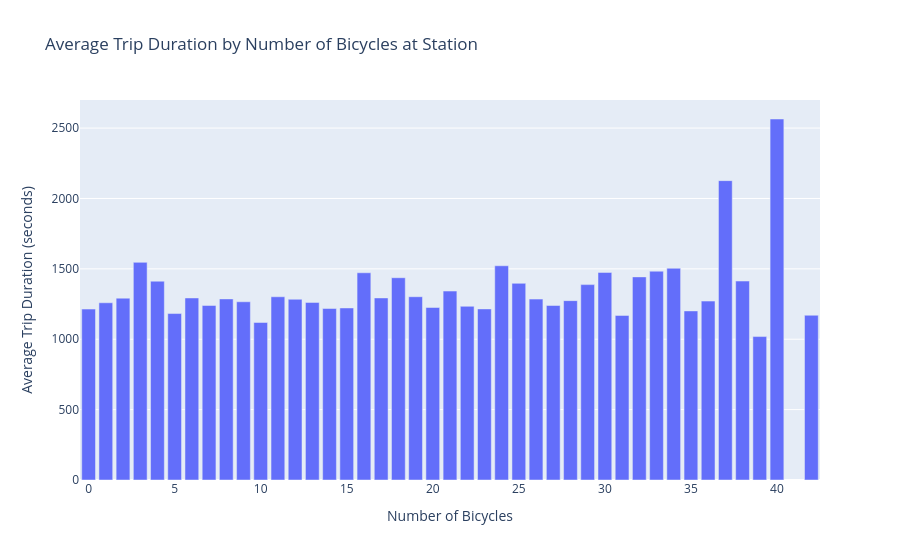

Source (notebook cell):
### Code cell
# Create the bar plot
fig = px.bar(
    avg_trip_duration_by_number_of_bicycles,
    x="bikes_count",
    y="duration",
    title="Average Trip Duration by Number of Bicycles at Station",
    labels={"bikes_count": "Number of Bicycles", "duration": "Average Trip Duration (seconds)"},
)

# Show the plot
fig.show()

### Figure 1 — Plotly figure (JSON) as saved in the notebook; plotly's stock layout.template omitted (floating-point values rounded to 4 significant figures)
{"data": [{"hovertemplate": "Number of Bicycles=%{x}<br>Average Trip Duration (seconds)=%{y}<extra></extra>", "legendgroup": "", "marker": {"color": "#636efa", "pattern": {"shape": ""}}, "name": "", "orientation": "v", "showlegend": false, "textposition": "auto", "type": "bar", "x": [6, 15, 22, 19, 2, 10, 7, 8, 14, 11, 34, 30, 24, 31, 17, 23, 20, 18, 0, 33, 37, 42, 21, 4, 28, 26, 36, 35, 13, 25, 9, 27, 32, 3, 5, 29, 12, 16, 1, 39, 38, 40], "xaxis": "x", "y": [1293.0, 1222.0, 1234.0, 1302.0, 1292.0, 1119.0, 1240.0, 1286.0, 1218.0, 1302.0, 1504.0, 1475.0, 1522.0, 1169.0, 1293.0, 1215.0, 1226.0, 1437.0, 1214.0, 1484.0, 2127.0, 1170.0, 1342.0, 1412.0, 1274.0, 1285.0, 1271.0, 1201.0, 1262.0, 1397.0, 1266.0, 1240.0, 1443.0, 1546.0, 1183.0, 1388.0, 1284.0, 1472.0, 1259.0, 1019.0, 1413.0, 2565.0], "yaxis": "y"}], "layout": {"barmode": "relative", "legend": {"tracegroupgap": 0}, "title": {"text": "Average Trip Duration by Number of Bicycles at Station"}, "xaxis": {"anchor": "y", "domain": [0, 1], "title": {"text": "Number of Bicycles"}}, "yaxis": {"anchor": "x", "domain": [0, 1], "title": {"text": "Average Trip Duration (seconds)"}}}}
